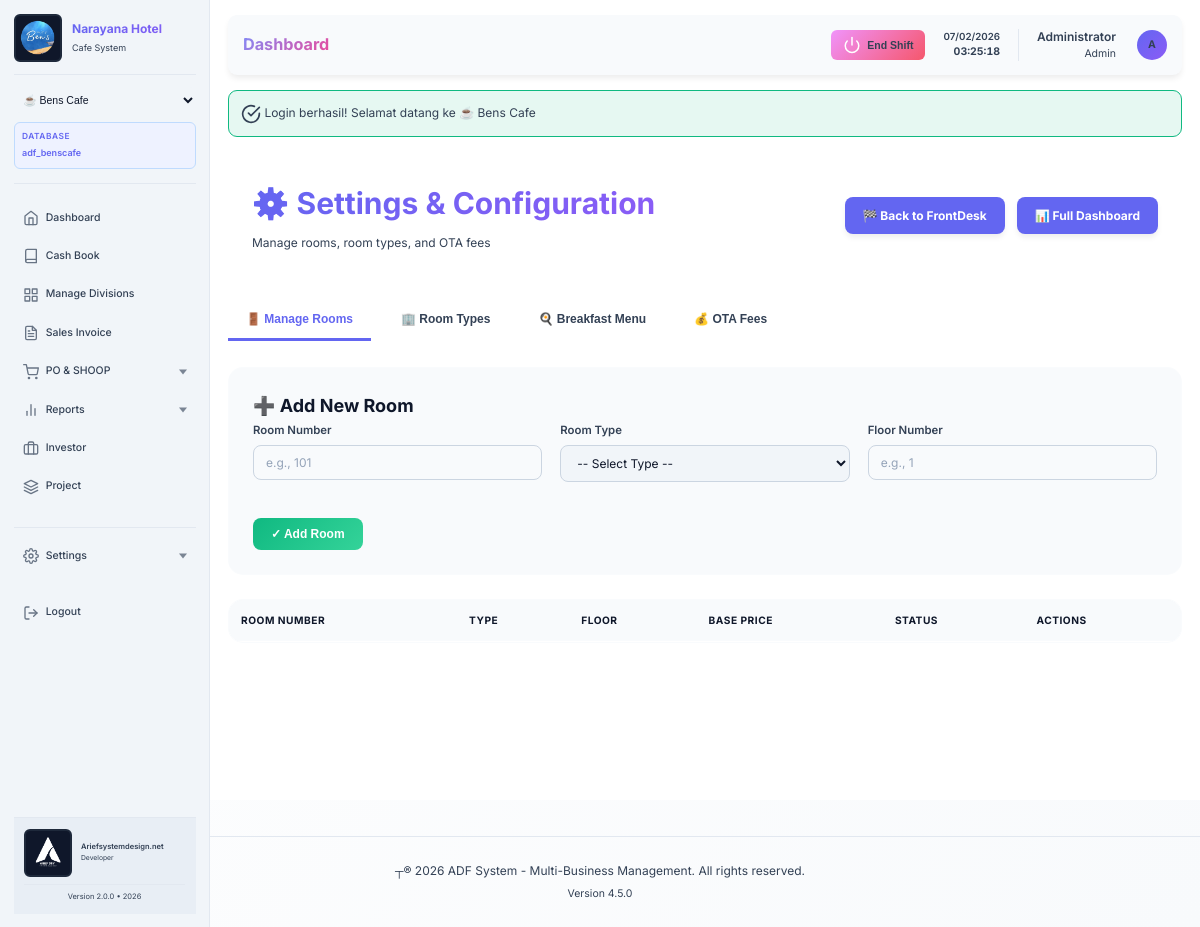
Screenshot of /adf_system/modules/frontdesk/settings.php (signed in) with the database file from the repository.
### tables this page shows
CREATE TABLE `settings` (
  `id` int(11) NOT NULL AUTO_INCREMENT,
  `setting_key` varchar(100) NOT NULL,
  `setting_value` longtext DEFAULT NULL,
  `setting_type` varchar(50) DEFAULT 'string',
  `description` text DEFAULT NULL,
  `created_at` timestamp NOT NULL DEFAULT current_timestamp(),
  `updated_at` timestamp NOT NULL DEFAULT current_timestamp() ON UPDATE current_timestamp(),
  PRIMARY KEY (`id`),
  UNIQUE KEY `setting_key` (`setting_key`),
  KEY `idx_key` (`setting_key`)
);

### adf_system/modules/frontdesk/settings.php (the view, shortened to what the rows shown need)
<?php
require_once '../../config/database.php';
$db = Database::getInstance();
$pdo = $db->getConnection();
$pdo->setAttribute(PDO::ATTR_EMULATE_PREPARES, false);
$pdo->setAttribute(PDO::ATTR_ERRMODE, PDO::ERRMODE_EXCEPTION);
$activeTab = $_GET['tab'] ?? 'rooms';
$tablesExist = false;
try {
    $result = $pdo->query("SHOW TABLES LIKE 'rooms'")->fetch();
    $tablesExist = (is_array($result));
} catch (Exception $e) {
    $tablesExist = false;
}
include '../../includes/header.php';
?>
<div class="settings-container">
    <div class="settings-header">
        <div>
            <h1>⚙️ Settings & Configuration</h1>
        </div>
    </div>
    </div>
    <?php if (!$tablesExist): ?>
    <div style="background: rgba(245, 158, 11, 0.1); border: 2px solid #f59e0b; border-radius: 12px; padding: 2rem; margin-bottom: 2rem; text-align: center;">
        <h3 style="color: #d97706; margin: 0 0 1rem 0;">⚠️ Database Setup Required</h3>
        <p style="color: var(--text-secondary); margin-bottom: 1.5rem;">FrontDesk tables belum diinisialisasi. Silakan setup database terlebih dahulu.</p>
        <a href="<?php echo BASE_URL; ?>/setup-frontdesk-tables.php" style="background: linear-gradient(135deg, #f59e0b, #fbbf24); color: white; padding: 0.75rem 1.5rem; border-radius: 10px; text-decoration: none; display: inline-block; font-weight: 600;">
            🔧 Setup Database Now
        </a>
    </div>
    <?php else: ?>
    <?php if ($activeTab === 'rooms'): ?>
    <div class="form-card">
        <h2 style="margin-top: 0; color: var(--primary);">➕ Add New Room</h2>
    </div>
    <div class="table-wrapper">
        <table class="table">
            <thead>
                <tr>
                    <th>Room Number</th>
                    <th>Type</th>
                    <th>Floor</th>
                    <th>Base Price</th>
                    <th>Status</th>
                    <th>Actions</th>
                </tr>
            </thead>
        </table>
    </div>
    <?php endif; ?>
    <?php endif;  ?>
</div>
<?php include '../../includes/footer.php'; ?>

### adf_system/includes/header.php (shortened to what the rows shown need)
<!DOCTYPE html>
<html lang="<?php echo $_SESSION['user_language'] ?? 'id'; ?>">
<head>
    <link rel="stylesheet" href="<?php echo BASE_URL; ?>/assets/css/style.css?v=<?php echo time(); ?>">
</head>
<?php
$userTheme = 'dark';
if (isset($_SESSION['user_id'])) {
    try {
        require_once __DIR__ . '/../config/database.php';
        $db = Database::getInstance();
        $themeResult = $db->fetchOne(
            "SELECT theme FROM user_preferences WHERE user_id = ? AND branch_id = ? LIMIT 1",
            [$_SESSION['user_id'], ACTIVE_BUSINESS_ID]
        );
        if ($themeResult && !empty($themeResult['theme'])) {
            $userTheme = $themeResult['theme'];
        } else {
            $fallbackTheme = $db->fetchOne(
                "SELECT theme FROM user_preferences WHERE user_id = ? LIMIT 1",
                [$_SESSION['user_id']]
            );
            if ($fallbackTheme && !empty($fallbackTheme['theme'])) {
                $userTheme = $fallbackTheme['theme'];
            }
        }
    } catch (Exception $e) {
        $userTheme = 'dark';
        $themeError = $e->getMessage();
    }
}
?>
<body data-theme="<?php echo htmlspecialchars($userTheme); ?>" data-business="<?php echo ACTIVE_BUSINESS_ID; ?>" data-business-type="<?php echo BUSINESS_TYPE; ?>">
    <div class="main-wrapper">
        <aside class="sidebar">
            <div class="sidebar-header">
                <?php
                $companyNameSetting = $db->fetchOne("SELECT setting_value FROM settings WHERE setting_key = 'company_name'");
                $displayCompanyName = ($companyNameSetting && $companyNameSetting['setting_value'])
                    ? $companyNameSetting['setting_value']
                    : BUSINESS_NAME;
                ?>
                <div style="display: flex; align-items: center; gap: 0.875rem;">
                    <div style="flex: 1;">
                        <h1 class="logo" style="margin: 0; font-size: 1rem;"><?php echo htmlspecialchars($displayCompanyName); ?></h1>
                        <p style="color: var(--text-muted); font-size: 0.75rem; margin: 0; margin-top: 0.25rem;"><?php echo ucfirst(BUSINESS_TYPE); ?> System</p>
                    </div>
                </div>
                        <?php
                        require_once __DIR__ . '/../config/database.php';
                        ?>
            </div>
        </aside>
        <main class="main-content">
            <div class="top-bar">
                <div>
                    <h1 class="page-title"><?php echo $pageTitle ?? 'Dashboard'; ?></h1>
                </div>
            </div>
            <div class="page-content">

### adf_system/includes/footer.php (shortened to what the rows shown need)
           </div>
           <?php
           $footerCopyrightSetting = $db->fetchOne("SELECT setting_value FROM settings WHERE setting_key = 'footer_copyright'");
           $footerCopyright = $footerCopyrightSetting['setting_value'] ?? ('© ' . APP_YEAR . ' ' . APP_NAME . '. All rights reserved.');
           $footerVersionSetting = $db->fetchOne("SELECT setting_value FROM settings WHERE setting_key = 'footer_version'");
           $footerVersion = $footerVersionSetting['setting_value'] ?? ('Version ' . APP_VERSION);
           ?>
           <footer style="margin-top: 3rem; padding: 2rem 0; border-top: 1px solid var(--bg-tertiary); text-align: center; color: var(--text-muted);">
               <p><?php echo htmlspecialchars($footerCopyright); ?></p>
               <p style="font-size: 0.875rem; margin-top: 0.5rem;"><?php echo htmlspecialchars($footerVersion); ?></p>
           </footer>
</body>
</html>

### rows the page displays
settings: setting_value "Narayana Hotel"
settings: setting_value "┬® 2026 ADF System - Multi-Business Management. All rights reserved."
settings: setting_value "Version 4.5.0"

### other values shown
BUSINESS_TYPE "Cafe"
$currentDb "adf_benscafe"
__('dashboard.title') "Dashboard"
__('cashbook.title') "Cash Book"
__('settings.divisions') "Manage Divisions"
__('settings.title') "Settings"
DEVELOPER_NAME "Ariefsystemdesign.net"
APP_VERSION "2.0.0"
APP_YEAR "2026"
$pageTitle "Dashboard"
$_SESSION['full_name'] "Administrator"
$_SESSION['role'] "Admin"
substr($_SESSION['full_name'] ?? 'U', 0, 1) "A"
$success "Login berhasil! Selamat datang ke ☕ Bens Cafe"
form field value "☕ Bens Cafe"
